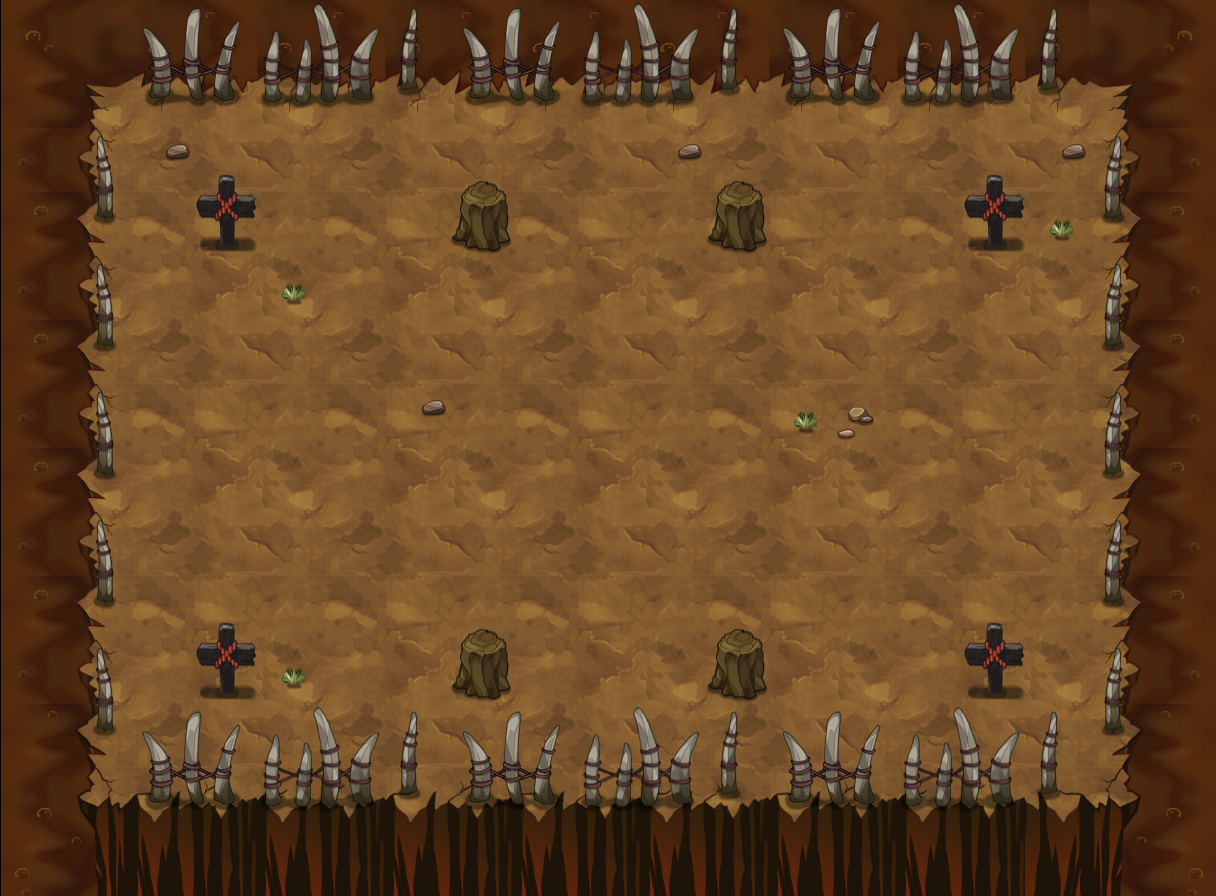

Rendered tile map (Tiled .tmx) drawn with the repository's tilesets; below, a short description and the map source with its tile grids summarised:
An orthogonal 19x14 tile map with 64x64 px tiles, 10 tile layers (PASS, 块层 2, 块层 3, 块层 6, ...) and 56 objects (46x ITEM_POINT, 5x START_POINT, 4x EDGE, PLAYER).

<map version="1.0" orientation="orthogonal" width="19" height="14" tilewidth="64" tileheight="64">
<properties>
  <property name="MODE" value="INFINITE" />
 </properties>
 <tileset firstgid="1" name="yjbl" tilewidth="64" tileheight="64">
  <tileoffset x="1" y="0" />
  <image source="yjbl-hd.png" width="900" height="1200" />
 </tileset>
 <layer name="PASS" width="19" height="14">
  <data>[266 cells, 124 non-empty, 10 distinct tile ids]</data>
 </layer>
 <layer name="块层 2" width="19" height="14">
  <data>[266 cells, 266 non-empty, 9 distinct tile ids]</data>
 </layer>
 <layer name="块层 3" width="19" height="14">
  <data>[266 cells, 120 non-empty, 24 distinct tile ids]</data>
 </layer>
 <layer name="块层 6" width="19" height="14">
  <data>[266 cells, 0 non-empty, 0 distinct tile ids]</data>
 </layer>
 <layer name="块层 8" width="19" height="14">
  <data>[266 cells, 65 non-empty, 10 distinct tile ids]</data>
 </layer>
 <layer name="块层 10" width="19" height="14">
  <data>[266 cells, 13 non-empty, 4 distinct tile ids]</data>
 </layer>
 <layer name="块层 4" width="19" height="14">
  <data>[266 cells, 4 non-empty, 1 distinct tile ids]</data>
 </layer>
 <layer name="SHELTER 11" width="19" height="14">
  <data>[266 cells, 15 non-empty, 5 distinct tile ids]</data>
 </layer>
 <layer name="SHELTER 9" width="19" height="14">
  <data>[266 cells, 4 non-empty, 2 distinct tile ids]</data>
 </layer>
 <layer name="SHELTER 2" width="19" height="14">
  <data>[266 cells, 4 non-empty, 2 distinct tile ids]</data>
 </layer>
 <objectgroup name="对象层 1" width="38" height="28">
  <object name="ITEM_POINT" type="ITEM_POINT" x="512" y="640" width="64" height="64" />
  <object name="PLAYER" type="PLAYER" x="576" y="448" width="64" height="64" />
  <object name="ITEM_POINT" type="ITEM_POINT" x="320" y="384" width="64" height="64" />
  <object name="ITEM_POINT" type="ITEM_POINT" x="768" y="640" width="64" height="64" />
  <object name="ITEM_POINT" type="ITEM_POINT" x="832" y="384" width="64" height="64" />
  <object name="ITEM_POINT" type="ITEM_POINT" x="384" y="640" width="64" height="64" />
  <object name="ITEM_POINT" type="ITEM_POINT" x="192" y="448" width="64" height="64" />
  <object name="ITEM_POINT" type="ITEM_POINT" x="768" y="320" width="64" height="64" />
  <object name="monster" type="START_POINT" x="256" y="256" width="64" height="64" />
  <object name="ITEM_POINT" type="ITEM_POINT" x="896" y="192" width="64" height="64" />
  <object name="ITEM_POINT" type="ITEM_POINT" x="512" y="192" width="64" height="64" />
  <object name="ITEM_POINT" type="ITEM_POINT" x="576" y="640" width="64" height="64" />
  <object name="ITEM_POINT" type="ITEM_POINT" x="448" y="512" width="64" height="64" />
  <object name="ITEM_POINT" type="ITEM_POINT" x="1024" y="704" width="64" height="64" />
  <object name="ITEM_POINT" type="ITEM_POINT" x="1024" y="128" width="64" height="64" />
  <object name="monster" type="START_POINT" x="896" y="576" width="64" height="64" />
  <object name="ITEM_POINT" type="ITEM_POINT" x="192" y="512" width="64" height="64" />
  <object name="ITEM_POINT" type="ITEM_POINT" x="384" y="512" width="64" height="64" />
  <object name="ITEM_POINT" type="ITEM_POINT" x="960" y="448" width="64" height="64" />
  <object name="ITEM_POINT" type="ITEM_POINT" x="320" y="192" width="64" height="64" />
  <object name="ITEM_POINT" type="ITEM_POINT" x="960" y="256" width="64" height="64" />
  <object name="ITEM_POINT" type="ITEM_POINT" x="960" y="384" width="64" height="64" />
  <object name="ITEM_POINT" type="ITEM_POINT" x="832" y="640" width="64" height="64" />
  <object name="BOSS" type="START_POINT" x="576" y="320" width="64" height="64" />
  <object name="ITEM_POINT" type="ITEM_POINT" x="640" y="640" width="64" height="64" />
  <object name="ITEM_POINT" type="ITEM_POINT" x="256" y="640" width="64" height="64" />
  <object name="ITEM_POINT" type="ITEM_POINT" x="192" y="384" width="64" height="64" />
  <object name="down_edge" type="EDGE" x="128" y="768" width="960" height="64" />
  <object name="ITEM_POINT" type="ITEM_POINT" x="704" y="512" width="64" height="64" />
  <object name="ITEM_POINT" type="ITEM_POINT" x="640" y="192" width="64" height="64" />
  <object name="ITEM_POINT" type="ITEM_POINT" x="832" y="448" width="64" height="64" />
  <object name="ITEM_POINT" type="ITEM_POINT" x="960" y="512" width="64" height="64" />
  <object name="ITEM_POINT" type="ITEM_POINT" x="576" y="192" width="64" height="64" />
  <object name="ITEM_POINT" type="ITEM_POINT" x="384" y="192" width="64" height="64" />
  <object name="ITEM_POINT" type="ITEM_POINT" x="128" y="128" width="64" height="64" />
  <object name="ITEM_POINT" type="ITEM_POINT" x="768" y="192" width="64" height="64" />
  <object name="ITEM_POINT" type="ITEM_POINT" x="768" y="512" width="64" height="64" />
  <object name="ITEM_POINT" type="ITEM_POINT" x="832" y="192" width="64" height="64" />
  <object name="up_edge" type="EDGE" x="128" y="64" width="960" height="64" />
  <object name="right_edge" type="EDGE" x="1088" y="64" width="64" height="768" />
  <object name="ITEM_POINT" type="ITEM_POINT" x="192" y="576" width="64" height="64" />
  <object name="ITEM_POINT" type="ITEM_POINT" x="192" y="256" width="64" height="64" />
  <object name="ITEM_POINT" type="ITEM_POINT" x="320" y="448" width="64" height="64" />
  <object name="ITEM_POINT" type="ITEM_POINT" x="384" y="320" width="64" height="64" />
  <object name="ITEM_POINT" type="ITEM_POINT" x="960" y="576" width="64" height="64" />
  <object name="left_edge" type="EDGE" x="64" y="64" width="64" height="768" />
  <object name="ITEM_POINT" type="ITEM_POINT" x="448" y="320" width="64" height="64" />
  <object name="ITEM_POINT" type="ITEM_POINT" x="960" y="320" width="64" height="64" />
  <object name="ITEM_POINT" type="ITEM_POINT" x="128" y="704" width="64" height="64" />
  <object name="monster" type="START_POINT" x="256" y="576" width="64" height="64" />
  <object name="ITEM_POINT" type="ITEM_POINT" x="320" y="640" width="64" height="64" />
  <object name="monster" type="START_POINT" x="896" y="256" width="64" height="64" />
  <object name="ITEM_POINT" type="ITEM_POINT" x="704" y="320" width="64" height="64" />
  <object name="ITEM_POINT" type="ITEM_POINT" x="896" y="640" width="64" height="64" />
  <object name="ITEM_POINT" type="ITEM_POINT" x="256" y="192" width="64" height="64" />
  <object name="ITEM_POINT" type="ITEM_POINT" x="192" y="320" width="64" height="64" />
 </objectgroup>
</map>
